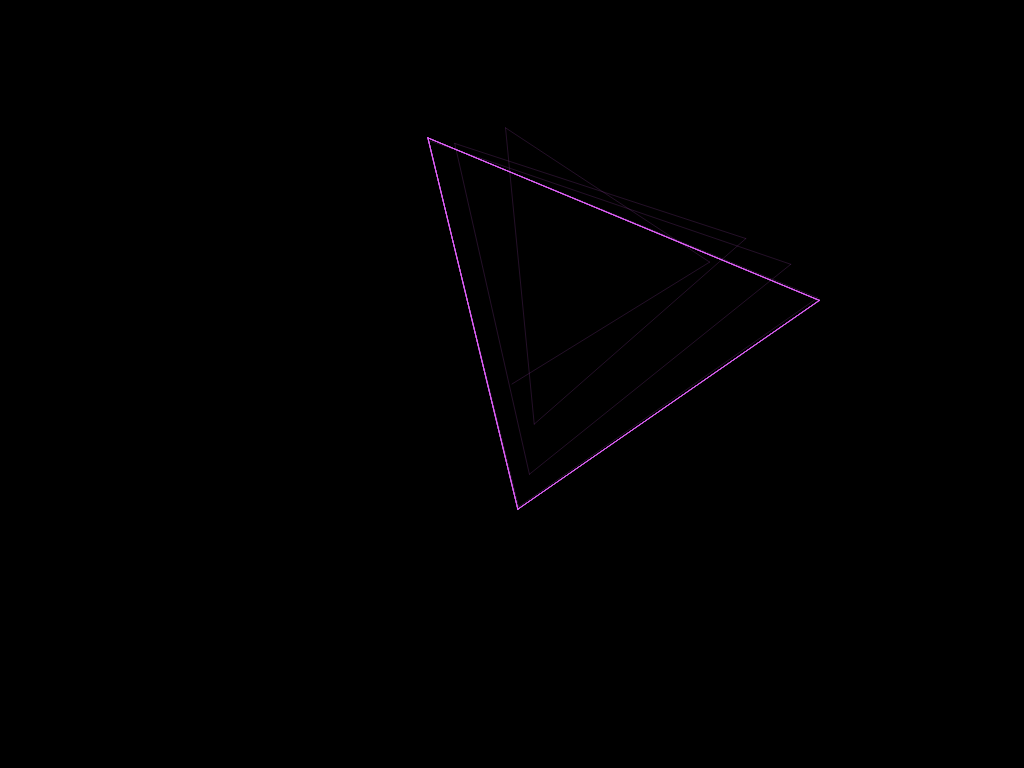
Frame 1 (no input)
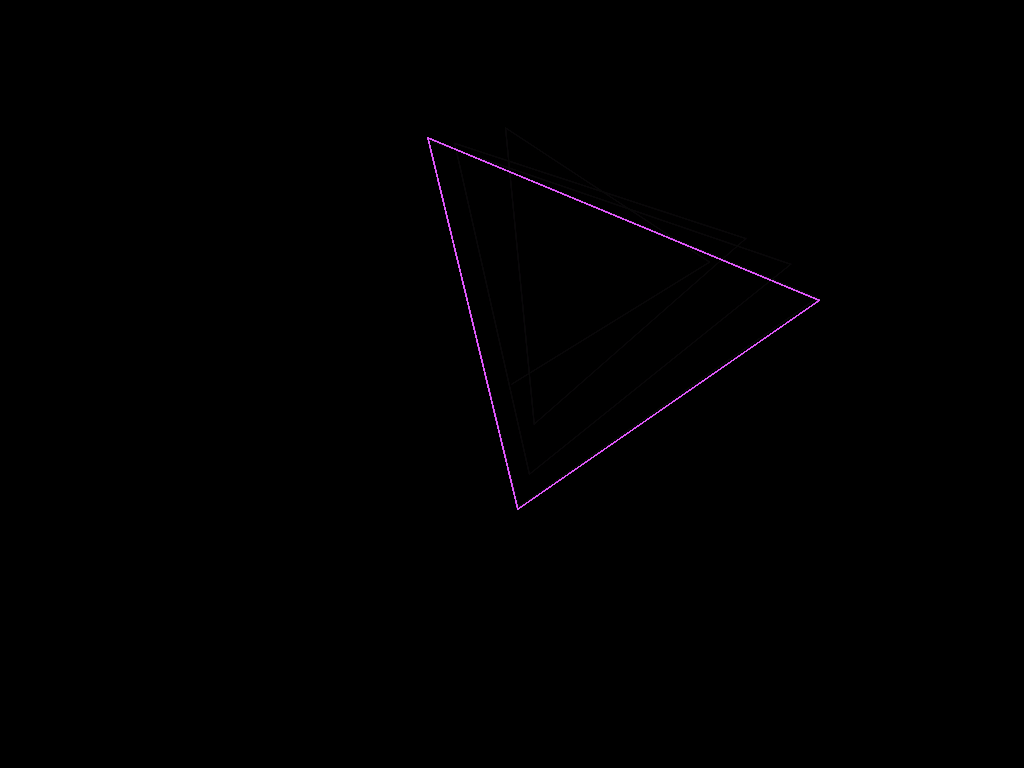
Frame 60 (no input)
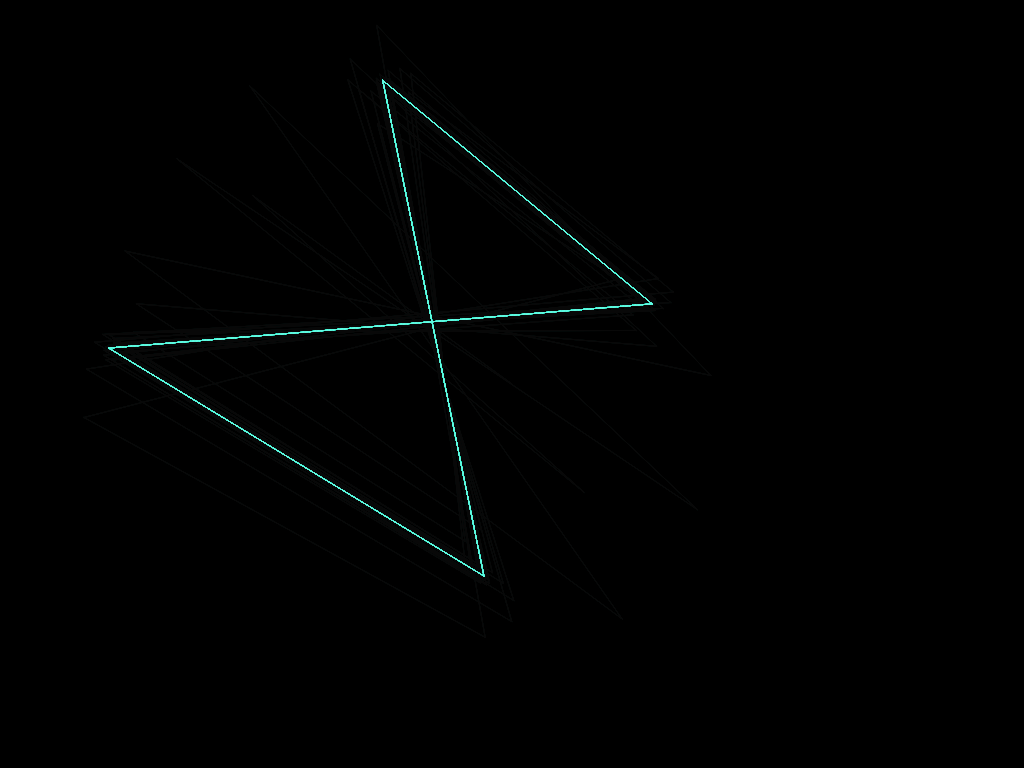
Frame 120 (the mouse pressed at the canvas centre since frame 60)

The p5.js sketch that drew these frames (run headless with seeded random() and noise() and a simulated clock; from frame 60 on, the mouse is pressed at the canvas centre):

// p5.js sketch
// ── sketch.js
let pg;

let a, b, c, d;
let x = 0;
let y = 0;

let scaleFactor = 180;
let iterationsPerFrame = 80;
let fadeAmount = 6;

let baseHue;   // store random hue

function setup() {
  createCanvas(1024, 768);
  pixelDensity(1);
  colorMode(HSB, 360, 100, 100, 100);

  pg = createGraphics(width, height);
  pg.pixelDensity(1);
  pg.colorMode(HSB, 360, 100, 100, 100);
  pg.background(0);

  resetParameters();

  pg.translate(width / 2, height / 2);
  pg.strokeWeight(0.4);
  pg.noFill();
}

function draw() {

  // subtle fade
  pg.noStroke();
  pg.fill(0, 0, 0, fadeAmount);
  pg.rect(-width/2, -height/2, width, height);

  // soft luminous color
  pg.stroke(baseHue, 60, 100, 40);

  for (let i = 0; i < iterationsPerFrame; i++) {

    let x1 = sin(a * y) + c * cos(a * x);
    let y1 = sin(b * x) + d * cos(b * y);

    let sx = x * scaleFactor;
    let sy = y * scaleFactor;
    let sx1 = x1 * scaleFactor;
    let sy1 = y1 * scaleFactor;

    pg.line(sx, sy, sx1, sy1);

    x = x1;
    y = y1;
  }

  image(pg, 0, 0);
}

function mousePressed() {
  pg.background(0);
  resetParameters();
}

function resetParameters() {
  a = random(-2.2, 2.2);
  b = random(-2.2, 2.2);
  c = random(-2.2, 2.2);
  d = random(-2.2, 2.2);

  baseHue = random(360);  // pick new color each click

  x = 0;
  y = 0;
}
